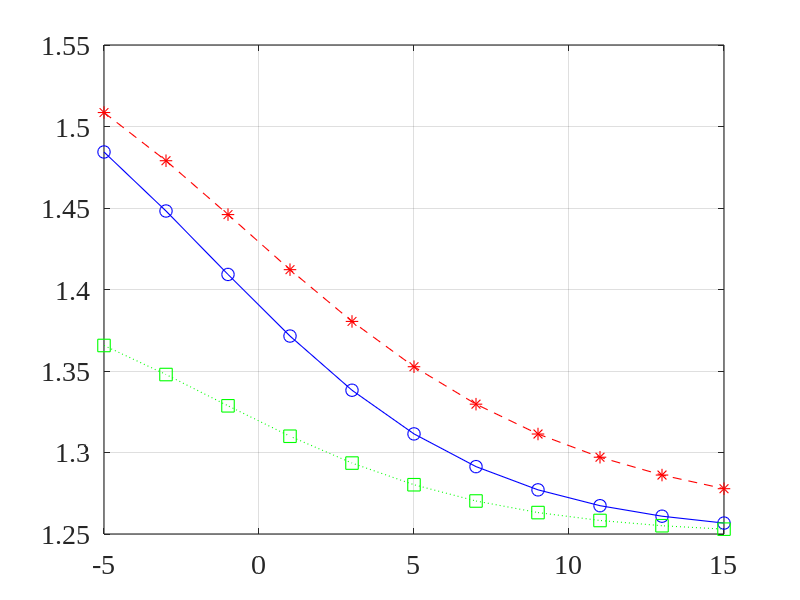
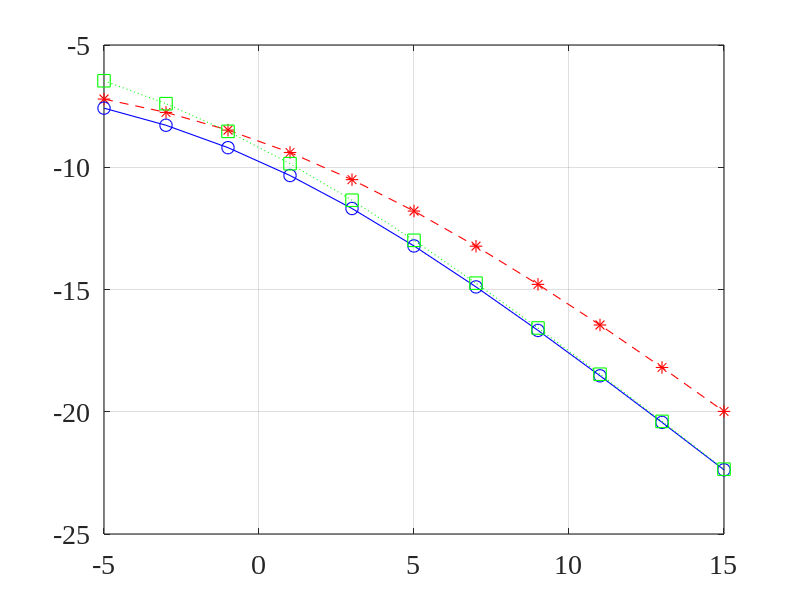
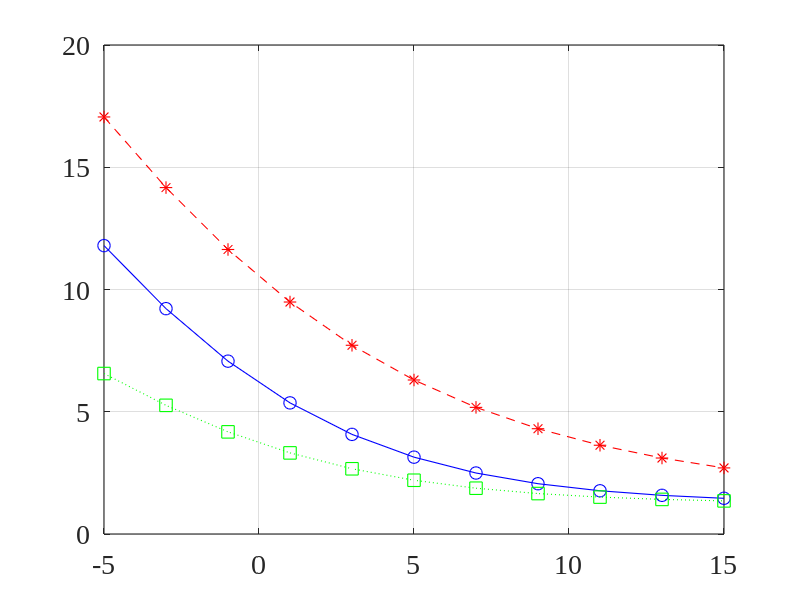
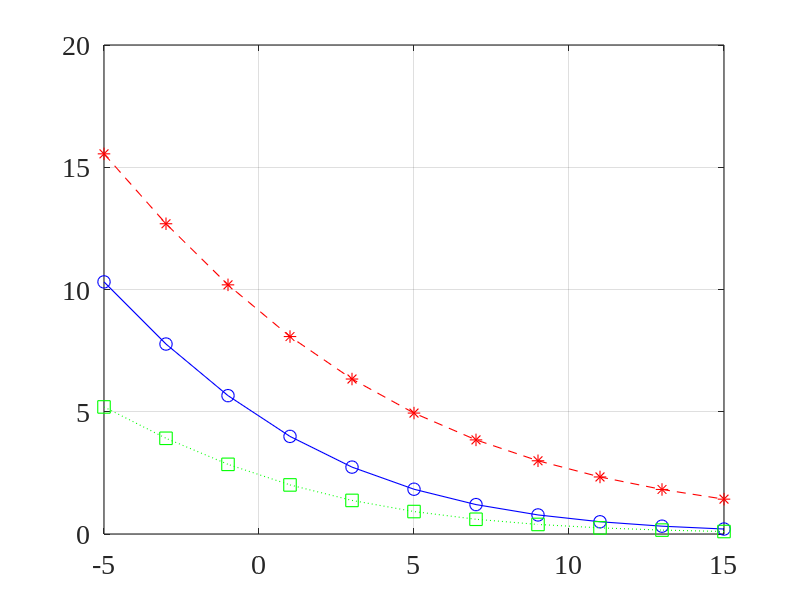

Reproduce these figures in MATLAB, in order.
close all; clc; clear all;
linewd = 0.8;
hcfontsize = 20;
MarkerSize=9;

broadband_iSNR_dB=(-5:15)';
broadband_iSNR=10.^(broadband_iSNR_dB/10);

f=linspace(0,0.5,1e4);  % frequency
f=f(1:end-1);
df=f(2)-f(1);

phiX=zeros(size(f));
phiX(f<=0.25)=1;

narrowband_iSNR=(broadband_iSNR * (phiX./(1-2*f)));
H_W=narrowband_iSNR./(1+narrowband_iSNR);

int_phiX=df*ones(size(broadband_iSNR))*sum(phiX);
int_phiV=(1./broadband_iSNR) .* df .* (ones(size(broadband_iSNR))*sum(1-2*f));

gain_values=zeros(length(broadband_iSNR),3);
MSE_values=zeros(length(broadband_iSNR),3);
xi_n_values=zeros(length(broadband_iSNR),3);
xi_d_values=zeros(length(broadband_iSNR),3);

k=2;
H=narrowband_iSNR./(1+narrowband_iSNR);
teta=acos(H.^0.5);
int_H2_phiX=df*sum(H.^2 .* (ones(size(broadband_iSNR))*phiX),2);
int_H2_phiV=df* sum(H.^2 .* ((1./broadband_iSNR)*(1-2*f)),2);
int_Hm12_phiX=df*sum(abs(H-1).^2 .* (ones(size(broadband_iSNR))*phiX),2);
oSNR=int_H2_phiX./int_H2_phiV;
oSNR_dB=10*log10(oSNR);
gain=oSNR_dB-broadband_iSNR_dB;
MSE=10*log10(int_H2_phiV+int_Hm12_phiX);
xi_n=10*log10(int_phiV./int_H2_phiV);
xi_d=10*log10(int_phiX./int_H2_phiX);
gain_values(:,k)=gain;
MSE_values(:,k)=MSE;
xi_n_values(:,k)=xi_n;
xi_d_values(:,k)=xi_d;

k=1;
H=1-sin(teta); % mag
int_H2_phiX=df*sum(H.^2 .* (ones(size(broadband_iSNR))*phiX),2);
int_H2_phiV=df* sum(H.^2 .* ((1./broadband_iSNR)*(1-2*f)),2);
int_Hm12_phiX=df*sum(abs(H-1).^2 .* (ones(size(broadband_iSNR))*phiX),2);
oSNR=int_H2_phiX./int_H2_phiV;
oSNR_dB=10*log10(oSNR);
gain=oSNR_dB-broadband_iSNR_dB;
MSE=10*log10(int_H2_phiV+int_Hm12_phiX);
xi_n=10*log10(int_phiV./int_H2_phiV);
xi_d=10*log10(int_phiX./int_H2_phiX);
gain_values(:,k)=gain;
MSE_values(:,k)=MSE;
xi_n_values(:,k)=xi_n;
xi_d_values(:,k)=xi_d;

k=3;
H=(narrowband_iSNR./(1+narrowband_iSNR)).^0.5; % pow
int_H2_phiX=df*sum(H.^2 .* (ones(size(broadband_iSNR))*phiX),2);
int_H2_phiV=df* sum(H.^2 .* ((1./broadband_iSNR)*(1-2*f)),2);
int_Hm12_phiX=df*sum(abs(H-1).^2 .* (ones(size(broadband_iSNR))*phiX),2);
oSNR=int_H2_phiX./int_H2_phiV;
oSNR_dB=10*log10(oSNR);
gain=oSNR_dB-broadband_iSNR_dB;
MSE=10*log10(int_H2_phiV+int_Hm12_phiX);
xi_n=10*log10(int_phiV./int_H2_phiV);
xi_d=10*log10(int_phiX./int_H2_phiX);
gain_values(:,k)=gain;
MSE_values(:,k)=MSE;
xi_n_values(:,k)=xi_n;
xi_d_values(:,k)=xi_d;

figure
plot(broadband_iSNR_dB(1:2:end),gain_values(1:2:end,1),'--r*','linewidth',linewd, 'MarkerSize',MarkerSize);
hold on
plot(broadband_iSNR_dB(1:2:end),gain_values(1:2:end,2),'-bo','linewidth',linewd, 'MarkerSize',MarkerSize);
plot(broadband_iSNR_dB(1:2:end),gain_values(1:2:end,3),':gs','linewidth',linewd, 'MarkerSize',MarkerSize);
hold off
set(gca, 'Color', [1, 1, 1]); 
set(gca, 'FontName', 'Times New Roman');
set(gca, 'FontSize', hcfontsize);
set(gca, 'LineWidth', linewd); 
box on; grid on;

figure
plot(broadband_iSNR_dB(1:2:end),MSE_values(1:2:end,1),'--r*','linewidth',linewd, 'MarkerSize',MarkerSize);
hold on
plot(broadband_iSNR_dB(1:2:end),MSE_values(1:2:end,2),'-bo','linewidth',linewd, 'MarkerSize',MarkerSize);
plot(broadband_iSNR_dB(1:2:end),MSE_values(1:2:end,3),':gs','linewidth',linewd, 'MarkerSize',MarkerSize);
hold off
set(gca, 'Color', [1, 1, 1]); 
set(gca, 'FontName', 'Times New Roman');
set(gca, 'FontSize', hcfontsize);
set(gca, 'LineWidth', linewd); 
box on; grid on;

figure
plot(broadband_iSNR_dB(1:2:end),xi_n_values(1:2:end,1),'--r*','linewidth',linewd, 'MarkerSize',MarkerSize);
hold on
plot(broadband_iSNR_dB(1:2:end),xi_n_values(1:2:end,2),'-bo','linewidth',linewd, 'MarkerSize',MarkerSize);
plot(broadband_iSNR_dB(1:2:end),xi_n_values(1:2:end,3),':gs','linewidth',linewd, 'MarkerSize',MarkerSize);
hold off
set(gca, 'Color', [1, 1, 1]); 
set(gca, 'FontName', 'Times New Roman');
set(gca, 'FontSize', hcfontsize);
set(gca, 'LineWidth', linewd); 
box on; grid on;

figure
plot(broadband_iSNR_dB(1:2:end),xi_d_values(1:2:end,1),'--r*','linewidth',linewd, 'MarkerSize',MarkerSize);
hold on
plot(broadband_iSNR_dB(1:2:end),xi_d_values(1:2:end,2),'-bo','linewidth',linewd, 'MarkerSize',MarkerSize);
plot(broadband_iSNR_dB(1:2:end),xi_d_values(1:2:end,3),':gs','linewidth',linewd, 'MarkerSize',MarkerSize);
hold off
set(gca, 'Color', [1, 1, 1]); 
set(gca, 'FontName', 'Times New Roman');
set(gca, 'FontSize', hcfontsize);
set(gca, 'LineWidth', linewd); 
box on; grid on;
